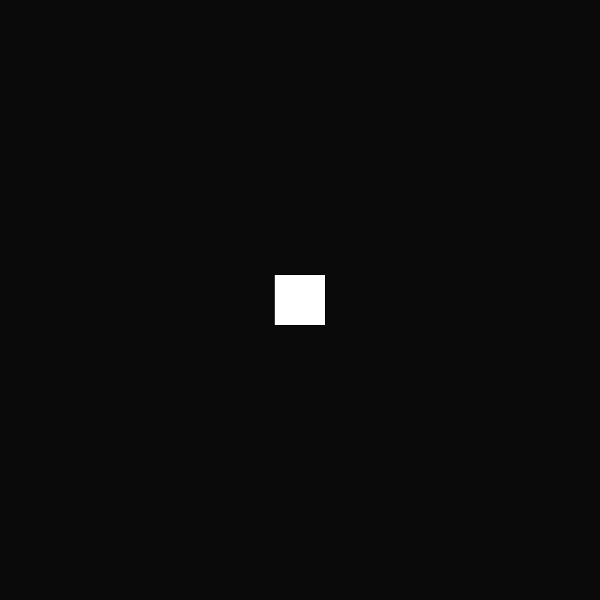
Frame 1 (no input)
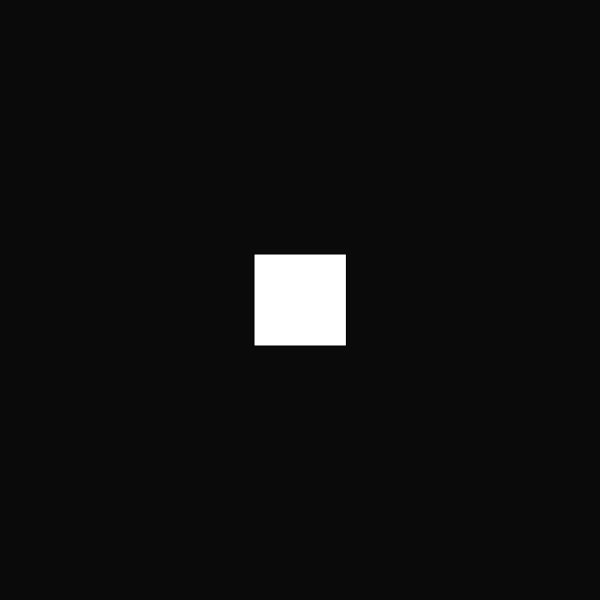
Frame 60 (no input)
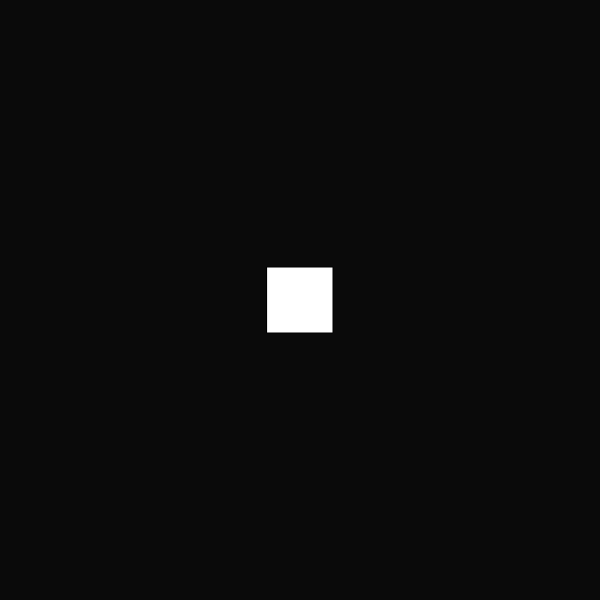
Frame 120 (the mouse pressed at the canvas centre since frame 60)

The p5.js sketch that drew these frames (run headless with seeded random() and noise() and a simulated clock; from frame 60 on, the mouse is pressed at the canvas centre):

// p5.js sketch
// ── sketch.js
//https://p5js.org/reference/#/p5/rotate
//https://www.youtube.com/watch?v=o9sgjuh-CBM&t=18m0s
//https://genekogan.com/code/p5js-transformations/
let boxDim = 50;
let boxScale = 1;

function setup() {
  createCanvas(600, 600);
  angleMode(DEGREES)
}

function draw() {
  background(10);
  rectMode(CENTER)

  if (boxDim > 100 || boxDim <50) {
    boxScale = boxScale*-1;
  } boxDim = boxDim + boxScale;
  push();
  translate(width / 2, 300);
  scale(boxScale);
  rect(0, 0, boxDim, boxDim);
  pop();

}
